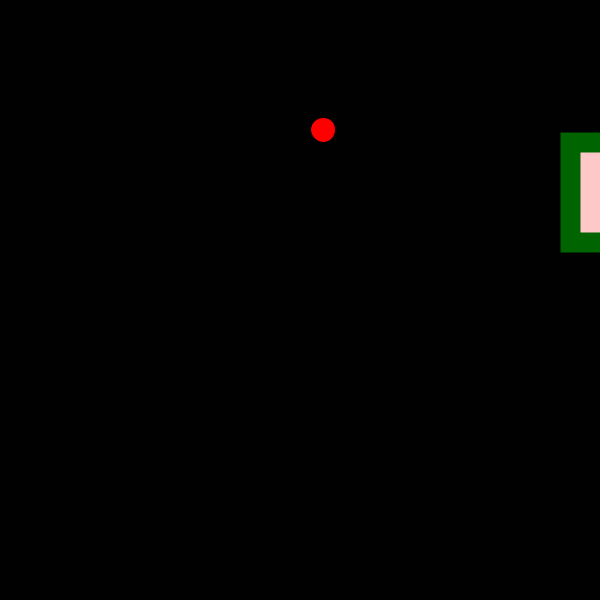
Frame 1 (no input)
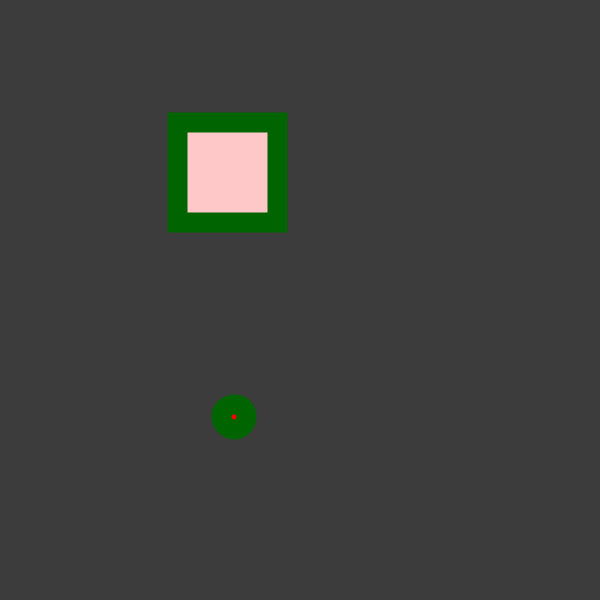
Frame 60 (the mouse pressed at the canvas centre just before this capture)
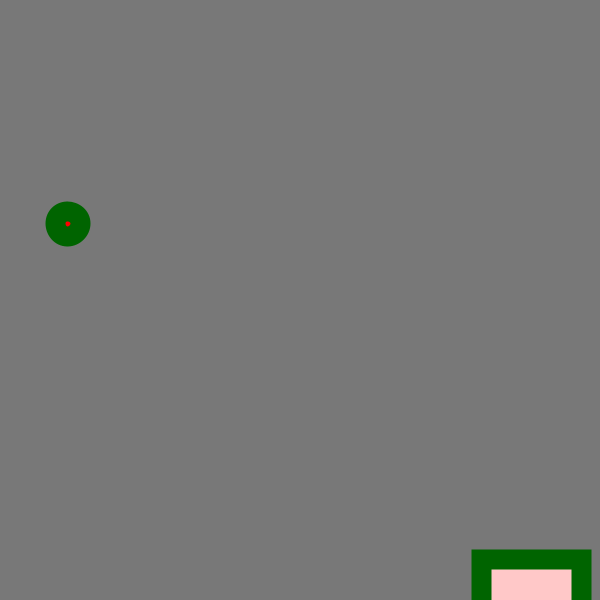
Frame 120 (the mouse held since frame 60 and released just before this capture)

The Processing sketch that drew these frames (run headless with seeded random() and noise(); from frame 60 on, the mouse is pressed at the canvas centre):

// Processing sketch: ex1_2
// ── ex1_2.pde
int c=0;

void setup(){
  
  size(600,600);
  //background(c);
  frameRate(30);

}
void draw(){
  c++;
  background(c);
    fill(255,0,0);
  ellipse(random(0,500),random(0,500),25,25);
  
  stroke(0,100,0);
  strokeWeight(20);
  fill(255,200,200);
  rect(random(0,600),random(0,600),100,100);
}
